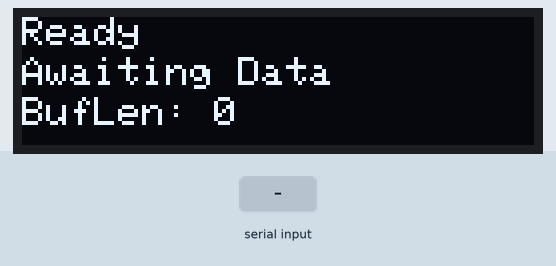
Simulated run of this sketch. Board: Arduino Uno, built with avr-gcc and run on an emulated ATmega328P. Shown: 128×32 one-colour display. The inputs (shaded band) are chosen by the test bench. No radio packets arrive unless stated; what the sketch prints to the serial monitor is not drawn.

Above: at 1.2 s.
1.3 s: "1\n" received over Serial
At 2.2 s:
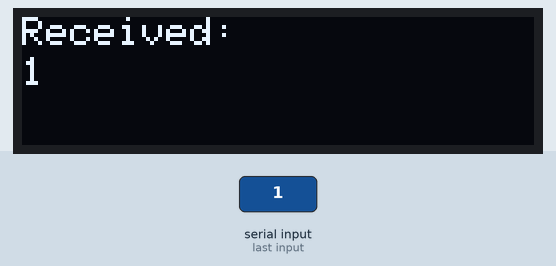
At 3.9 s:
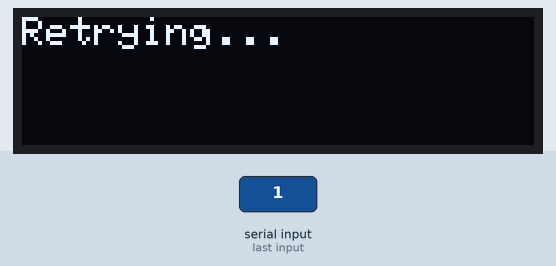
Timing chart, 0 to 5.4 s (numbered marks = the images above; inputs shaded):
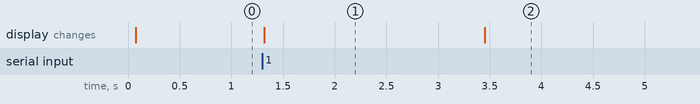

Measured:
- after the input at 1.3 s, the display: changes at once (image 1)
- what the display in image 1 shows lasts 2.2 s, from 1.3 s to 3.5 s

The sketch:

LORA_SITEA.ino
```cpp
#include <SPI.h>
#include <RH_RF95.h>
#include <Wire.h>
#include <Adafruit_SSD1306.h>
#include <Adafruit_GFX.h>

// Configuration constants
#define SCREEN_WIDTH 128
#define SCREEN_HEIGHT 32
#define OLED_RESET -1
#define RFM95_CS 10
#define RFM95_RST 9
#define RFM95_INT 2
#define node_id "SITE_A"
#define I2COLED 0x3C
#define RF95_FREQ 915.0
#define SERIAL_BUFFER_SIZE 64  // Reduced from dynamic String
#define MAX_DISPLAY_LINES 3

// OLED display
Adafruit_SSD1306 display(SCREEN_WIDTH, SCREEN_HEIGHT, &Wire, OLED_RESET);

// Radio driver
RH_RF95 rf95(RFM95_CS, RFM95_INT);

// Packet structure - reduced field sizes
#pragma pack(push, 1)
struct Packet {
    char sender_id[10];      // Reduced from 10
    char recipient_id[10];   // Reduced from 10
    char payload[32];       // Reduced from 32
    uint16_t checksum;
};
#pragma pack(pop)

// Global buffers
char serialBuffer[SERIAL_BUFFER_SIZE];
uint8_t serialBufferIndex = 0;
char displayBuffer[MAX_DISPLAY_LINES][21]; // For 3 lines of 20 chars + null

// Statistics - made volatile for better memory management
volatile unsigned long lastStatusUpdate = 0;
volatile uint16_t receivedCharCount = 0;
volatile uint16_t receivedNewlines = 0;
volatile uint16_t processedMessages = 0;
volatile uint16_t blankMessages = 0;

// Function to calculate checksum (sum of ASCII values of the entire packet)
uint16_t calculateChecksum(const struct Packet* packet) {
    uint16_t checksum = 0;

    // Sum ASCII values of sender_id
    for (int i = 0; i < sizeof(packet->sender_id); i++) {
        checksum += packet->sender_id[i];
    }

    // Sum ASCII values of recipient_id
    for (int i = 0; i < sizeof(packet->recipient_id); i++) {
        checksum += packet->recipient_id[i];
    }

    // Sum ASCII values of payload
    for (int i = 0; i < sizeof(packet->payload); i++) {
        checksum += packet->payload[i];
    }

    return checksum;  // Return the calculated checksum
}

// Optimized display function
void displayLines(const char *lines[], uint8_t count) {
    display.clearDisplay();
    display.setTextSize(1);
    display.setTextColor(SSD1306_WHITE);

    for (uint8_t i = 0; i < count && i < MAX_DISPLAY_LINES; i++) {
        display.setCursor(0, i * 10);
        display.println(lines[i]);
    }
    display.display();
}

void setup() {
    Serial.begin(9600);
    while (!Serial) delay(10);

    // Initialize OLED
    if (!display.begin(SSD1306_SWITCHCAPVCC, I2COLED)) {
        Serial.println(F("OLED allocation failed"));
        while(1);
    }
    display.clearDisplay();

    // Radio initialization
    pinMode(RFM95_RST, OUTPUT);
    digitalWrite(RFM95_RST, HIGH);
    delay(10);
    digitalWrite(RFM95_RST, LOW);
    delay(10);
    digitalWrite(RFM95_RST, HIGH);
    delay(10);

    if (!rf95.init()) {
        const char *lines[] = {"Setup Failed", "Radio Init Error", ""};
        displayLines(lines, 2);
        while(1);
    }

    if (!rf95.setFrequency(RF95_FREQ)) {
        const char *lines[] = {"Setup Failed", "Freq Error", ""};
        displayLines(lines, 2);
        while(1);
    }

    rf95.setTxPower(13, false);
    rf95.setModemConfig(RH_RF95::Bw125Cr45Sf128);

    const char *lines[] = {"Ready", "Awaiting Data", "BufLen: 0"};
    displayLines(lines, 3);
}

void processSerialData(const char *input) {
    if (strlen(input) == 0) {
        blankMessages++;
        const char *lines[] = {"ERROR", "Blank message", ""};
        displayLines(lines, 2);
        return;
    }

    processedMessages++;

    // Display received data (optional)
    const char *lines[] = {"Received:", input, ""};
    displayLines(lines, 2);

    // Prepare LoRa packet
    Packet radiopacket;
    memset(&radiopacket, 0, sizeof(radiopacket));

    // Copy data with guaranteed null-termination
    strncpy(radiopacket.sender_id, node_id, sizeof(radiopacket.sender_id)-1);
    strncpy(radiopacket.recipient_id, "CENTRAL", sizeof(radiopacket.recipient_id)-1);
    strncpy(radiopacket.payload, input, sizeof(radiopacket.payload)-1);

    // Explicit null-termination
    radiopacket.sender_id[sizeof(radiopacket.sender_id)-1] = '\0';
    radiopacket.recipient_id[sizeof(radiopacket.recipient_id)-1] = '\0';
    radiopacket.payload[sizeof(radiopacket.payload)-1] = '\0';

    // Calculate checksum AFTER all fields are set
    radiopacket.checksum = calculateChecksum(&radiopacket);

    // Send packet
    rf95.send((uint8_t *)&radiopacket, sizeof(radiopacket));
    rf95.waitPacketSent();

    bool ackReceived = false;
    const unsigned long ackTimeout = 2000;  // 2 seconds timeout
    const uint8_t maxRetries = 3;
    uint8_t attempts = 0;

    while (!ackReceived && attempts < maxRetries) {
        unsigned long startTime = millis();
        while (millis() - startTime < ackTimeout) {
            if (rf95.available()) {
                uint8_t buf[sizeof(Packet)];
                uint8_t len = sizeof(buf);

                if (rf95.recv(buf, &len)) {
                    Packet* ack = (Packet*)buf;
                    if (strcmp(ack->recipient_id, node_id) == 0 &&
                        calculateChecksum(ack) == ack->checksum &&
                        strncmp(ack->payload, "ACK", 3) == 0) {
                        ackReceived = true;
                        const char *ackMsg[] = {"ACK received", "", ""};
                        displayLines(ackMsg, 1);
                        Serial.print("Sent raw: ");
                        Serial.println(input);
                        break;
                    }
                }
            }
        }

        if (!ackReceived) {
            attempts++;
            rf95.send((uint8_t *)&radiopacket, sizeof(radiopacket));
            rf95.waitPacketSent();
            const char *retryMsg[] = {"Retrying...", "", ""};
            displayLines(retryMsg, 1);
            Serial.println("Retrying...");
        }
    }

    if (!ackReceived) {
        Serial.println("Failed");
    }
    else {
        Serial.println("ACK received");
    }
}

void loop() {
  // Periodic status update
  if (millis() - lastStatusUpdate > 10000) {
      lastStatusUpdate = millis();
      char stats[21];
      snprintf(stats, sizeof(stats), "C:%d P:%d", receivedCharCount, processedMessages);
      const char *lines[] = {"Status", stats, ""};
      displayLines(lines, 2);
  }

  // Read serial data
  while (Serial.available() > 0 && serialBufferIndex < SERIAL_BUFFER_SIZE - 1) {
      char c = Serial.read();
      receivedCharCount++;

      if (c == '\n' || c == '\r') {
          if (serialBufferIndex > 0) {
              serialBuffer[serialBufferIndex] = '\0'; // Null-terminate
              processSerialData(serialBuffer); // Send raw data
              serialBufferIndex = 0; // Reset buffer
          }
      } else if (isPrintable(c)) {
          serialBuffer[serialBufferIndex++] = c; // Store character
      }
  }

  // LoRa Receive Handling
  if (rf95.available()) {
    uint8_t buf[sizeof(Packet)];
    uint8_t len = sizeof(buf);

    if (rf95.recv(buf, &len)) {
      Packet* received = (Packet*)buf;
      if (strcmp(received->recipient_id, node_id) == 0 &&
          calculateChecksum(received) == received->checksum) {
            const char *lines[] = {"ACK:", received->payload};
          displayLines(lines, received->payload);
      }
    }
  }
}
```
